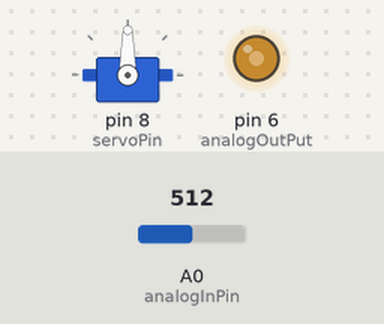
A sketch run on a simulated Arduino Uno, built with avr-gcc and run on an emulated ATmega328P. On the bench: servo, output pins drawn as LEDs (lit = HIGH). Inputs (shaded band) come from the test bench; at power-on: A0 (analogInPin) = 512.

Above: at 1.2 s.
1.3 s: A0 (analogInPin) set to 716
At 2.2 s:
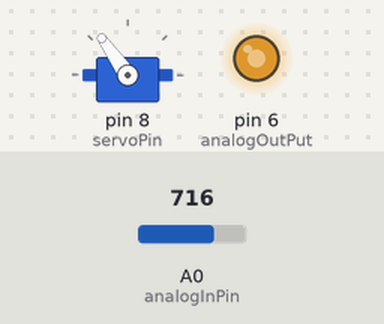
2.8 s: A0 (analogInPin) set to 900
At 3.3 s:
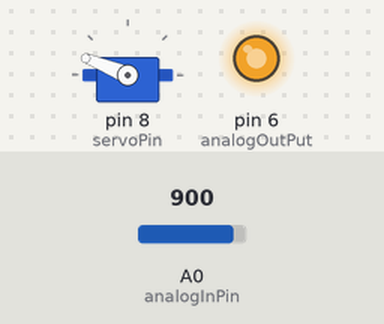
4.3 s: A0 (analogInPin) set to 1023
At 5.5 s:
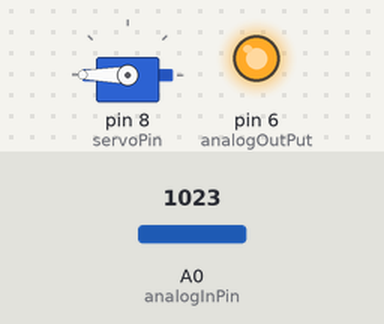
5.8 s: A0 (analogInPin) set to 306
At 6.6 s:
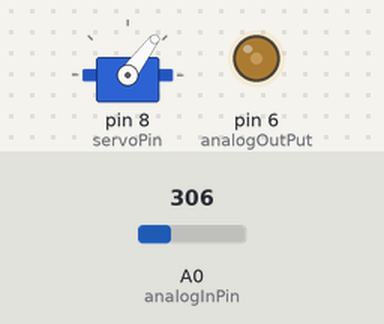
7.3 s: A0 (analogInPin) set to 122
At 7.7 s:
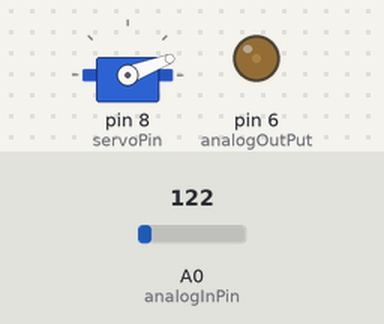
Timing chart, 0 to 9.8 s (numbered marks = the images above; inputs shaded):
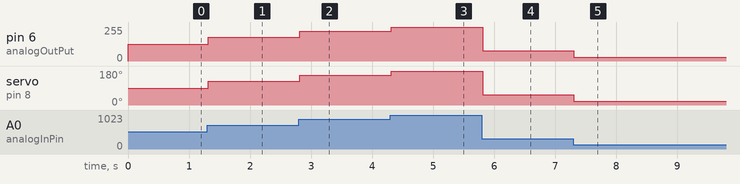

The sketch:

Script_controladora_servo_potenciometro.ino
```cpp
#include <Servo.h>

const int servoPin = 8;
const int analogInPin = A0;
const int analogOutPut = 6;

int sensorValue = 0;
int outputValue = 0;

Servo servo;

void setup() {
    Serial.begin(9600);
    servo.attach(servoPin);
}

void loop() {

  sensorValue = analogRead(analogInPin);
  outputValue = map(sensorValue, 0, 1023, 0, 255);
  analogWrite(analogOutPut, outputValue);

  int servoPos = map(sensorValue, 0, 1023, 0, 180);
  servo.write(servoPos);
  delay(15);

}
```

Measured:
- after the input at 1.3 s, pin 6 (analogOutPut): 127/255 → 178/255 at once; servo on pin 8 (servoPin): 90° → 125° at once
- after the input at 2.8 s, pin 6 (analogOutPut): 178/255 → 224/255 at once; servo on pin 8 (servoPin): 125° → 158° at once
- after the input at 4.3 s, pin 6 (analogOutPut): 224/255 → 255/255 at once; servo on pin 8 (servoPin): 158° → 180° at once
- after the input at 5.8 s, pin 6 (analogOutPut): 255/255 → 76/255 at once; servo on pin 8 (servoPin): 180° → 53° at once
- after the input at 7.3 s, pin 6 (analogOutPut): 76/255 → 30/255 at once; servo on pin 8 (servoPin): 53° → 21° at once
